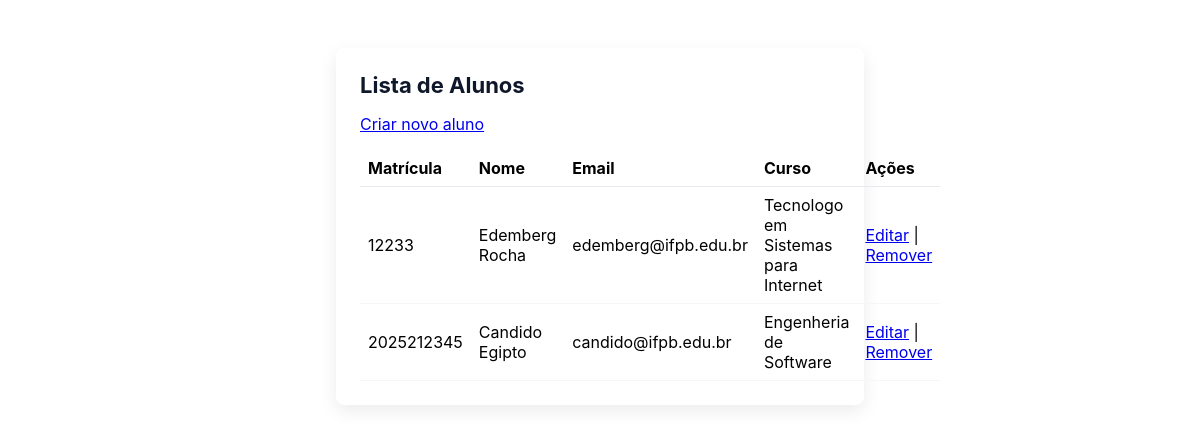
Page /edu/students/ on the committed database.
### edu/models.py (models this page shows, shortened)
class Student(models.Model):
	matricula = models.CharField(max_length=30, primary_key=True)
	nome = models.CharField(max_length=150, null=False, blank=False, validators=[validate_not_whitespace])
	date_of_birth = models.DateField(null=False, blank=False)
	email = models.EmailField(unique=True, null=False, blank=False)
	curso = models.ForeignKey('Curso', on_delete=models.PROTECT, null=True, blank=True)

class Curso(models.Model):
	nome = models.CharField(max_length=100, null=False, blank=False)

### edu/views.py (the view)
# urls.py: path('students/', views.student_list, name='student_list'),
def student_list(request):
    from .models import Student
    students = Student.objects.select_related('curso').all()
    return render(request, 'edu/student_list.html', {'students': students})

### edu/templates/edu/student_list.html (shortened to what this page needs)
{% load static %}
<!doctype html>
<html>
<head>
  <link rel="stylesheet" href="{% static 'edu/css/form.css' %}">
</head>
<body>
  <div class="form-container">
    <h1>Lista de Alunos</h1>
    <p><a href="{% url 'edu:student_create' %}">Criar novo aluno</a></p>
    <table style="width:100%; border-collapse: collapse;">
      <thead>
        <tr>
          <th style="text-align:left; padding:8px; border-bottom:1px solid #e6e9ee;">Matrícula</th>
          <th style="text-align:left; padding:8px; border-bottom:1px solid #e6e9ee;">Nome</th>
          <th style="text-align:left; padding:8px; border-bottom:1px solid #e6e9ee;">Email</th>
          <th style="text-align:left; padding:8px; border-bottom:1px solid #e6e9ee;">Curso</th>
          <th style="text-align:left; padding:8px; border-bottom:1px solid #e6e9ee;">Ações</th>
        </tr>
      </thead>
      <tbody>
        {% for s in students %}
        <tr>
          <td style="padding:8px; border-bottom:1px solid #f4f6f8;">{{ s.matricula }}</td>
          <td style="padding:8px; border-bottom:1px solid #f4f6f8;">{{ s.nome }}</td>
          <td style="padding:8px; border-bottom:1px solid #f4f6f8;">{{ s.email }}</td>
          <td style="padding:8px; border-bottom:1px solid #f4f6f8;">{% if s.curso %}{{ s.curso.nome }}{% else %}&ndash;{% endif %}</td>
          <td style="padding:8px; border-bottom:1px solid #f4f6f8;">
            <a href="{% url 'edu:student_update' s.pk %}">Editar</a> |
            <a href="{% url 'edu:student_delete' s.pk %}">Remover</a>
          </td>
        </tr>
        {% empty %}
        <tr><td colspan="5">Nenhum aluno cadastrado.</td></tr>
        {% endfor %}
      </tbody>
    </table>
  </div>
</body>
</html>

### edu/static/edu/css/form.css (style rules this page uses)
.form-container { max-width: 480px; margin: 48px auto; padding: 24px; background: #ffffff; box-shadow: 0 6px 18px rgba(0,0,0,0.08); border-radius: 8px; font-family: Inter, 'Segoe UI', Roboto, Arial, sans-serif; }
.form-container h1 { margin: 0 0 16px 0; font-size: 22px; color: #0f172a; }

### rows in the picture
Student: matricula "12233", nome "Edemberg Rocha", email "edemberg@ifpb.edu.br", curso.nome "Tecnologo em Sistemas para Internet"
Student: matricula "2025212345", nome "Candido Egipto", email "candido@ifpb.edu.br", curso.nome "Engenheria de Software"
